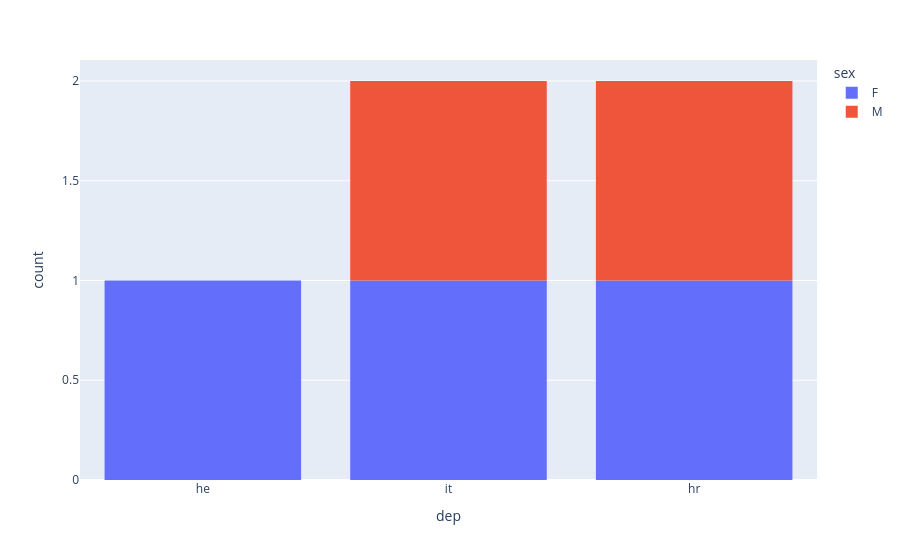

Notebook source saved alongside this figure:
### Code cell
px.histogram(data_frame=df, x="dep",y="sal",histfunc="count", color="sex")

### Figure 1 — Plotly figure (JSON) as saved in the notebook; plotly's stock layout.template omitted (floating-point values rounded to 4 significant figures)
{"data": [{"alignmentgroup": "True", "bingroup": "x", "histfunc": "count", "hovertemplate": "sex=F<br>dep=%{x}<br>count=%{y}<extra></extra>", "legendgroup": "F", "marker": {"color": "#636efa", "pattern": {"shape": ""}}, "name": "F", "offsetgroup": "F", "orientation": "v", "showlegend": true, "type": "histogram", "x": ["he", "it", "hr"], "xaxis": "x", "y": [100, 300, 100], "yaxis": "y"}, {"alignmentgroup": "True", "bingroup": "x", "histfunc": "count", "hovertemplate": "sex=M<br>dep=%{x}<br>count=%{y}<extra></extra>", "legendgroup": "M", "marker": {"color": "#EF553B", "pattern": {"shape": ""}}, "name": "M", "offsetgroup": "M", "orientation": "v", "showlegend": true, "type": "histogram", "x": ["it", "hr"], "xaxis": "x", "y": [500, 200], "yaxis": "y"}], "layout": {"barmode": "relative", "legend": {"title": {"text": "sex"}, "tracegroupgap": 0}, "margin": {"t": 60}, "xaxis": {"anchor": "y", "domain": [0, 1], "title": {"text": "dep"}}, "yaxis": {"anchor": "x", "domain": [0, 1], "title": {"text": "count"}}}}
